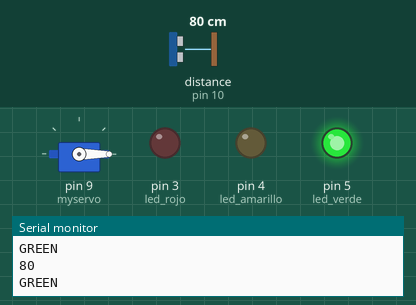
This sketch was run on a simulated Arduino Uno, built with avr-gcc and run on an emulated ATmega328P. Shown: servo, output pins drawn as LEDs (lit = HIGH), the last lines printed to the serial monitor. Wiring (inferred from the names in the program): ultrasonic range finder: trigger pin 13; echo pin 10. The inputs (shaded band) are chosen by the test bench; at power-on: distance to the obstacle (sensor on pin 10) 80 cm. The echo pulse lasts 58.3 µs per cm; pins used as bus, display or sensor lines are not drawn.

Above: at 4.33 s.
5.0 s: distance to the obstacle (sensor on pin 10) set to 72 cm
At 10.5 s:
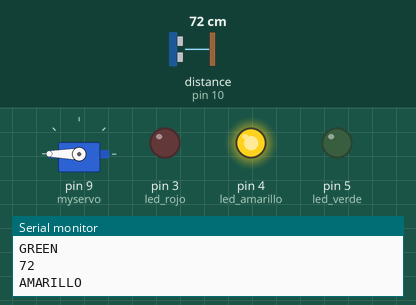
14.6 s: distance to the obstacle (sensor on pin 10) set to 23 cm
19.7 s: distance to the obstacle (sensor on pin 10) set to 19 cm
At 22.3 s:
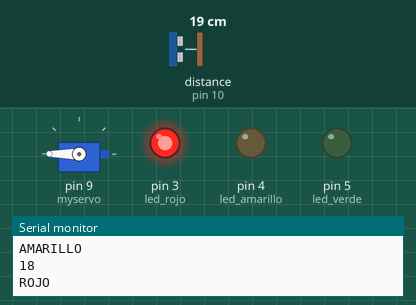
24.8 s: distance to the obstacle (sensor on pin 10) set to 35 cm
At 28.3 s:
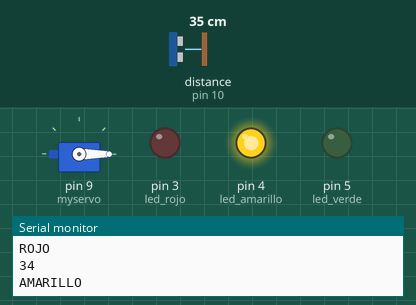
34.4 s: distance to the obstacle (sensor on pin 10) set to 2 cm
At 37.5 s:
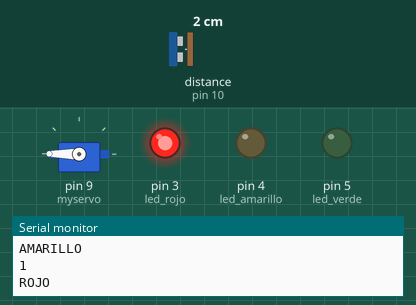
Timing chart, 0 to 39.0 s (numbered marks = the images above; inputs shaded):
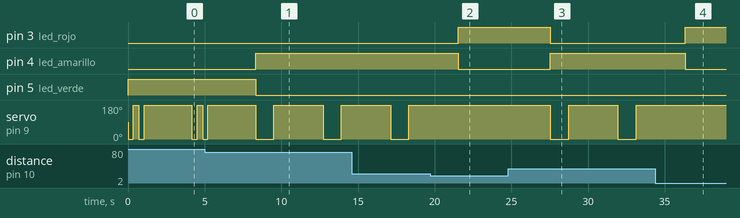

The sketch:

Traffic_Light.ino
```cpp
#include <Servo.h>

#define echoPin 10
#define trigPin 13

const int led_rojo = 3;
const int led_amarillo = 4;
const int led_verde = 5;

int l_delay = 1200;
int s_delay = 350;

int duration;
int distance_cm;
Servo myservo;

void setup(){
  Serial.begin(9600);
  pinMode(echoPin, INPUT);
  pinMode(trigPin, OUTPUT);
  pinMode(led_rojo, OUTPUT);
  pinMode(led_amarillo, OUTPUT);
  pinMode(led_verde, OUTPUT);
  myservo.attach(9);
}

void medir_distancia(){ // in centimeters
  digitalWrite(trigPin, LOW);
  delayMicroseconds(2);
  digitalWrite(trigPin, HIGH);
  delayMicroseconds(10);
  digitalWrite(trigPin, LOW);
  duration = pulseIn(echoPin, HIGH);
  distance_cm = ( duration / 29 ) / 2; //global variable
  Serial.println(distance_cm);
}

void spin(){
  myservo.write(0);
  delay(s_delay);
  myservo.write(180);
  delay(s_delay);
}

void spin_slow(){
  myservo.write(0);
  delay(l_delay);
  myservo.write(180);
  delay(l_delay);
}

int x = 0; // test purposes
int y = 0;
int z = 0;

boolean green;
boolean yellow;
boolean red;

void loop(){
  medir_distancia();
  if (distance_cm >= 75 && distance_cm < 200){
    Serial.println("GREEN");
    digitalWrite(led_verde, HIGH);
    digitalWrite(led_amarillo, LOW);
    digitalWrite(led_rojo, LOW);
    spin();
    spin();
    delay(2750);
    // the sum of the delays cannot be longer than the delay from above
    loop();
  }
  else if (distance_cm < 20){
    Serial.println("ROJO");
    digitalWrite(led_verde, LOW);
    digitalWrite(led_amarillo, LOW);
    digitalWrite(led_rojo, HIGH);
    delay(3000);
    loop();
  }
  else if (distance_cm < 75 && distance_cm >= 20){
    Serial.println("AMARILLO");
    digitalWrite(led_verde, LOW);
    digitalWrite(led_amarillo, HIGH);
    digitalWrite(led_rojo, LOW);
    spin_slow();
    delay(2000);
    loop();
    }
  }
```

Measured:
- the behaviour switches between 75 and 74 cm on distance to the obstacle (sensor on pin 10) (found by bisection; images 0 and 1)
- the behaviour switches between 21 and 20 cm on distance to the obstacle (sensor on pin 10) (found by bisection; images 1 and 2)
- after the input at 5.0 s, pin 4 (led_amarillo): LOW → HIGH after 3.3 s; pin 5 (led_verde): HIGH → LOW after 3.3 s
- after the input at 19.7 s, pin 3 (led_rojo): LOW → HIGH after 1.8 s; pin 4 (led_amarillo): HIGH → LOW after 1.8 s; servo on pin 9 (myservo): stays 180° (without the input it goes to 0° after 1.8 s)
- after the input at 24.8 s, pin 3 (led_rojo): HIGH → LOW after 2.7 s; pin 4 (led_amarillo): LOW → HIGH after 2.7 s; servo on pin 9 (myservo): alternates 180° for 3.2 s and 0° for 1.2 s, starting after 2.7 s
- after the input at 34.4 s, pin 3 (led_rojo): LOW → HIGH after 1.9 s; pin 4 (led_amarillo): HIGH → LOW after 1.9 s; servo on pin 9 (myservo): stays 180° (without the input it goes to 0° after 1.9 s)
- by itself, servo on pin 9 (myservo): alternates 180° for 3.2 s and 0° for 1.2 s
